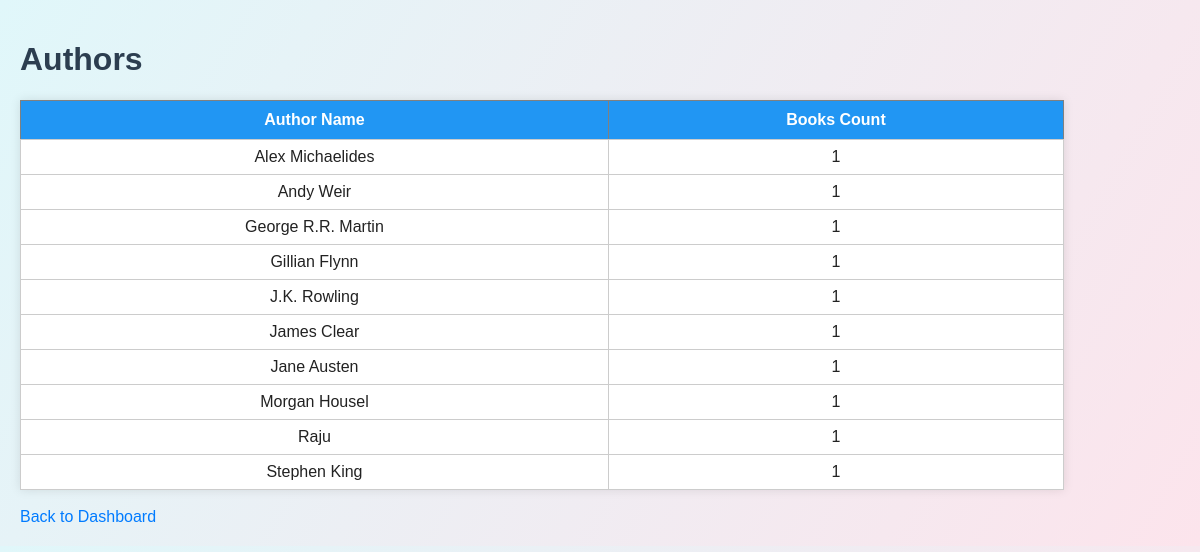
Before: /authors (signed in) with the older database file.
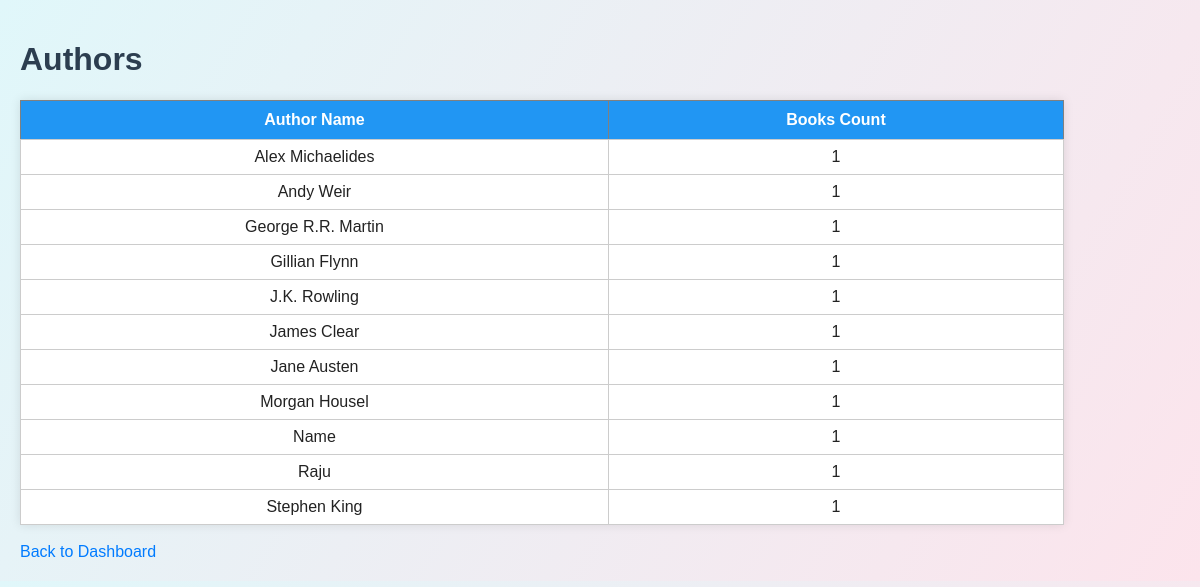
After: the same page with the newer database file.
### app.py (models this page shows)
class Book(db.Model):
    id = db.Column(db.Integer, primary_key=True)
    title = db.Column(db.String(100))
    author_name = db.Column(db.String(100))
    category_name = db.Column(db.String(100))
    price = db.Column(db.Float)
    quantity = db.Column(db.Integer)

### app.py (the view)
@app.route('/authors')
def view_authors():
    results = db.session.query(Book.author_name, db.func.count(Book.id)).group_by(Book.author_name).all()
    return render_template('authors.html', authors=results)

### app.py (called while the page is built)
@app.before_request
def require_login():
    if request.endpoint in ('login', 'static'):
        return
    if not session.get('logged_in'):
        return redirect(url_for('login'))

### templates/authors.html (shortened to what this page needs)
<!DOCTYPE html>
<html>
<head>
  <link rel="stylesheet" href="{{ url_for('static', filename='style.css') }}">
</head>
<body>
  <h1>Authors</h1>
  <table border="1">
    <tr>
      <th>Author Name</th>
      <th>Books Count</th>
    </tr>
    {% for a, count in authors %}
    <tr>
      <td>{{ a }}</td>
      <td>{{ count }}</td>
    </tr>
    {% endfor %}
  </table>
  <br>
  <a href="/">Back to Dashboard</a>
</body>
</html>

Changed rows visible on the page:
added Book: author_name "Name", count "1"
